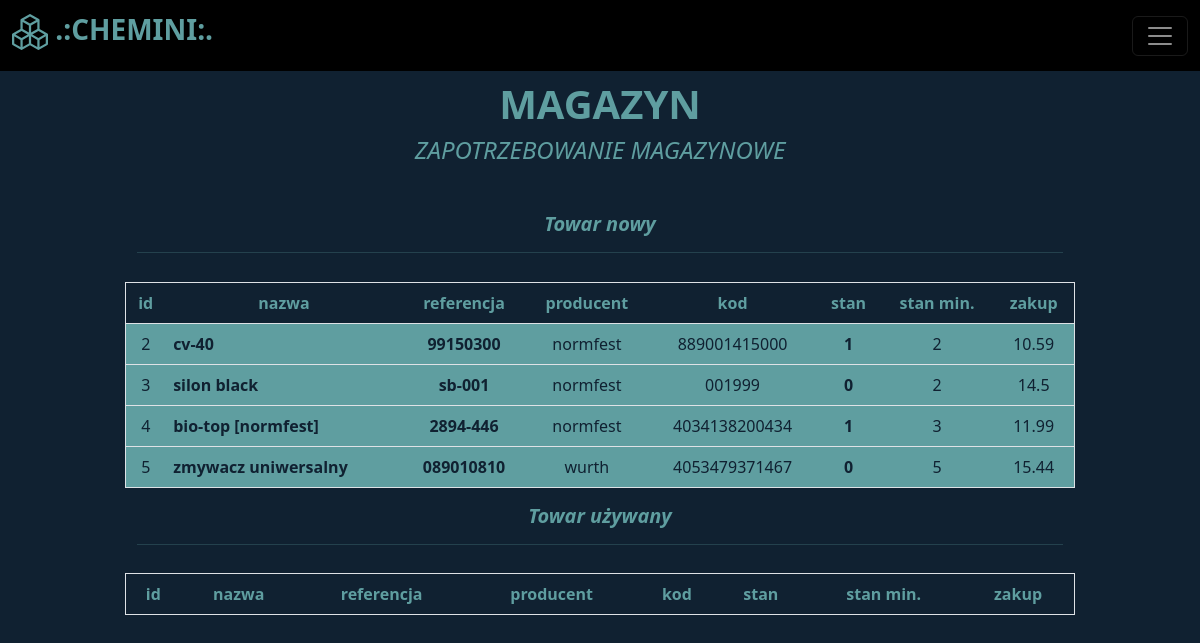
Page /demand (signed in) on the earlier database version.
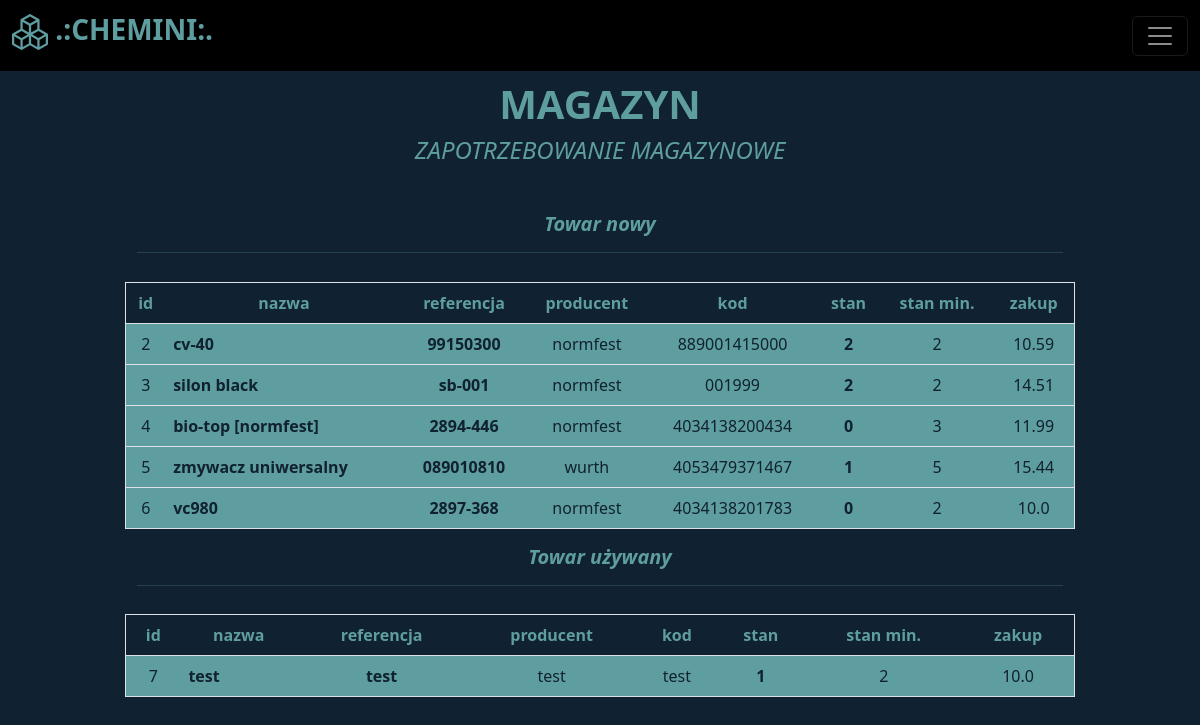
Same page on the later database version.
### libs/models.py (models this page shows)
class Item(Base):
    __tablename__ = "items"
    id = Column(Integer, primary_key=True, autoincrement=True, index=True)
    name = Column(String, unique=False, nullable=False)
    manufacturer = Column(String, nullable=False)
    reference = Column(String, unique=True, index=True, nullable=False)
    code = Column(String, unique=True, index=True)
    description = Column(String)
    stack = Column(Integer, nullable=False, default=0)
    stack_min = Column(Integer, nullable=False, default=0)
    buy = Column(Float)
    sell = Column(Float)
    used = Column(Boolean, default=False)

### routers/warehouse.py (the view)
@router.get('/demand', tags=['warehouse'])
def get_page_with_demand(request: Request, db:Session=Depends(get_db)):
    token = request.cookies.get("access_token")     # very important line if you want to authenticate user on page
    if not token:
        return RedirectResponse("/")
    try:
        scheme,_,param = token.partition(" ")
        payload = jwt.decode(param, config.get("security", "jwt_secret_key"), config.get("security", "algorithm"))
        user = db.query(User).filter(User.name==payload['sub']).first()
    except Exception:
        return RedirectResponse("/")
    if not user:
        return RedirectResponse("/")
    items_new = db.query(Item).where((Item.used==False) & (Item.stack<=Item.stack_min))
    items_used = db.query(Item).where((Item.used==True) & (Item.stack<=Item.stack_min))
    try:
        column_names = ["id", "nazwa", "referencja", "producent", "kod", "stan", "stan min.", "zakup"]
        df = []
        for item in items_new:
            line = [item.id, item.name, item.reference, item.manufacturer, item.code, item.stack, item.stack_min, item.buy]
            df.append(line)
        demands_new_list = tabulate(df, headers=column_names, tablefmt="fancy_grid")
        df = []
        for item in items_used:
            line = [item.id, item.name, item.reference, item.manufacturer, item.code, item.stack, item.stack_min, item.buy]
            df.append(line)
        demands_used_list = tabulate(df, headers=column_names, tablefmt="fancy_grid")
        _time = time.strftime('%d-%m-%Y')
        demand_filepath = f"{config.get('files', 'demands')}/zapotrzebowanie {_time}.txt"
        print(demand_filepath)
        with open(f"{demand_filepath}", "w", encoding="utf-8") as demands:
            demands.write(f"ZAPOTRZEBOWANIE MAGAZYNOWE NA DZIEŃ:   {_time}\n\n")
            demands.write("CZĘŚCI NOWE\n")
            demands.write(demands_new_list)
            demands.write("\n\nCZĘŚCI UŻYWANE\n")
            demands.write(demands_used_list)
            demands.write("\n\n")
    except Exception as e:
        print(e)
    return templates.TemplateResponse(
        "demand.html",{"request":request, "used_items": items_used, "new_items": items_new, "user": user.name, "active_status": user.is_active, "is_admin": user.is_admin})

### templates/demand.html (shortened to what this page needs)
{% extends "baseauth.html" %}
{% block col2 %}
<div style="text-align:center">
  <h1><b>MAGAZYN</b></h1>
  <h4><i>ZAPOTRZEBOWANIE MAGAZYNOWE</i></h4>
</div>
<div class="row" style="margin-top:5%">
    <div class="col">
        <div class="container" style="text-align:center">
            <h5><i><b>Towar nowy<hr></b></i></h5>
        </div>
        <table class="table table-hover border" style="color:cadetblue; background:#102131; text-align:center; margin-top:3%">
            <thead>
              <tr>
                <th scope="col">id</th>
                <th scope="col">nazwa</th>
                <th scope="col">referencja</th>
                <th scope="col">producent</th>
                <th scope="col">kod</th>
                <th scope="col">stan</th>
                <th scope="col">stan min.</th>
                <th scope="col">zakup</th>
              </tr>
            </thead>
            <tbody>
              {% for item in new_items %}
                    <tr style="color:#102131; background:cadetblue">
                        <td>{{ item.id }}</td>
                        <td style="text-align:left"><b>{{ item.name }}</b></td>
                        <td style="text-align:center"><b>{{ item.reference }}</b></td>
                        <td style="text-align:center">{{ item.manufacturer }}</td>
                        <td style="text-align:center">{{ item.code }}</td>
                        <td><b>{{ item.stack }}</b></td>
                        <td>{{ item.stack_min }}</td>
                        <td>{{ item.buy }}</td>
                    </tr>
              {% endfor %}
            </tbody>
          </table>
    </div>
    <div class="col">
        <div class="container" style="text-align:center">
            <h5><i><b>Towar używany<hr></b></i></h5>
        </div>
        <table class="table table-hover border" style="color:cadetblue; background:#102131; text-align:center; margin-top:3%">
            <thead>
              <tr>
                <th scope="col">id</th>
                <th scope="col">nazwa</th>
                <th scope="col">referencja</th>
                <th scope="col">producent</th>
                <th scope="col">kod</th>
                <th scope="col">stan</th>
                <th scope="col">stan min.</th>
                <th scope="col">zakup</th>
              </tr>
            </thead>
            <tbody>
              {% for item in used_items %}
                    <tr style="color:#102131; background:cadetblue">
                        <td>{{ item.id }}</td>
                        <td style="text-align:left"><b>{{ item.name }}</b></td>
                        <td style="text-align:center"><b>{{ item.reference }}</b></td>
                        <td style="text-align:center">{{ item.manufacturer }}</td>
                        <td style="text-align:center">{{ item.code }}</td>
                        <td><b>{{ item.stack }}</b></td>
                        <td>{{ item.stack_min }}</td>
                        <td>{{ item.buy }}</td>
                    </tr>
              {% endfor %}
            </tbody>
          </table>
    </div>
</div>
{% endblock %}

### templates/baseauth.html (shortened to what this page needs)
<!doctype html>
<html lang="en">
<head>
  <link href="https://cdn.jsdelivr.net/npm/bootstrap@5.2.1/dist/css/bootstrap.min.css" rel="stylesheet"
>
</head>
<body>
  <header style="margin-bottom:5rem;">
    <nav class="navbar navbar-dark fixed-top" style="background:black">
      <div class="container-fluid">
        <a class="navbar-brand" style="color:cadetblue" href="/warehouse"><h3>
          <b>
             .:CHEMINI:.
          </b></h3></a>
        <button class="navbar-toggler" type="button" data-bs-toggle="offcanvas" data-bs-target="#offcanvasDarkNavbar" aria-controls="offcanvasDarkNavbar">
          <span class="navbar-toggler-icon"></span>
        </button>
      </div>
    </nav>
  </header>
  <main>
    <div class="row" style="margin:1rem">
      <div class="col">
      </div>
      <div class="col-10">
        {% block col2 %}
        {% endblock %}
      </div>
      <div class="col">
      </div>
    </div>
  </main>
</body>
</html>

### templates/baseauth.html (style rules this page uses)
body { background: #102131; color: cadetblue }

Differences in the rows shown:
changed Item "cv-40": stack "1" → "2"
changed Item "silon black": stack "0" → "2"; buy "14.5" → "14.51"
changed Item "bio-top [normfest]": stack "1" → "0"
changed Item "zmywacz uniwersalny": stack "0" → "1"
now on this page (row edited): Item: id "6", name "vc980", reference "2897-368", manufacturer "normfest", code "4034138201783", stack "0", stack_min "2", buy "10.0", shown under "ZAPOTRZEBOWANIE MAGAZYNOWE"
added Item: id "7", name "test", reference "test", manufacturer "test", code "test", stack "1", stack_min "2", buy "10.0"
